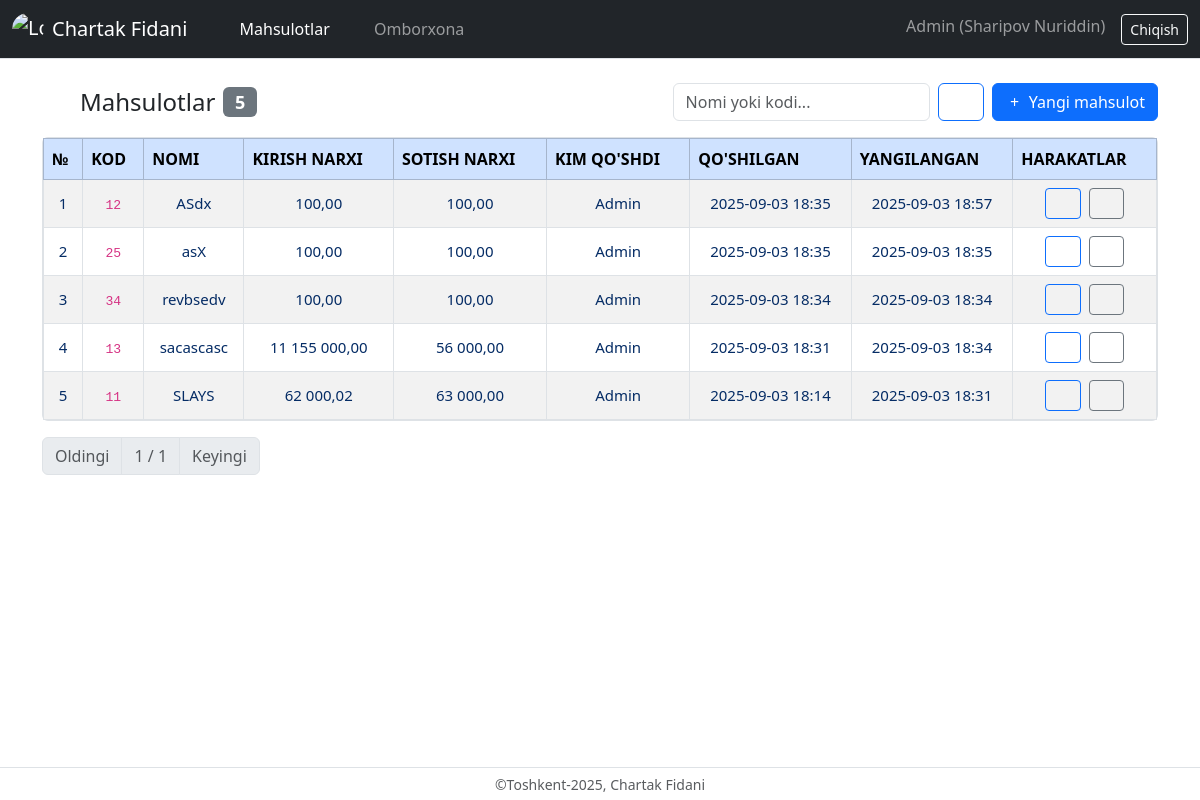
Screenshot of /products/ (signed in) with the database file from the repository.
### meatshop/models.py (models this page shows, shortened)
class Product(models.Model):
    id = models.BigAutoField(primary_key=True)
    meat_code = models.CharField(max_length=64, unique=True, db_index=True, help_text="Mahsulot kodi yagona bo‘lishi kerak.")
    meat_name = models.CharField(max_length=160, db_index=True)
    meat_in_price = models.DecimalField(max_digits=12, decimal_places=2, validators=[MinValueValidator(Decimal('0'))])
    meat_sell_price = models.DecimalField(max_digits=12, decimal_places=2, validators=[MinValueValidator(Decimal('0'))])
    create_user = models.ForeignKey(User, on_delete=models.PROTECT, related_name="created_products")  # <-- ForeignKey
    created_at = models.DateTimeField(auto_now_add=True, db_index=True)
    updated_at = models.DateTimeField(auto_now=True)
    history = HistoricalRecords()
    class Meta:
        db_table = "products"
        ordering = ["-created_at"]

### meatshop/views.py (the view)
# urls.py: path("products/", views.products_list, name="products_list"),
@login_required
def products_list(request):
    q = request.GET.get("q", "").strip()
    qs = Product.objects.select_related("create_user").order_by("-created_at")
    if q:
        qs = qs.filter(Q(meat_name__icontains=q) | Q(meat_code__icontains=q))
    paginator = Paginator(qs, 15)
    page_number = request.GET.get("page")
    page_obj = paginator.get_page(page_number)
    form = ProductForm()
    return render(request, "products_list.html", {
        "form": form,
        "page_obj": page_obj,
        "total_count": paginator.count,
        "q": q,
    })

### meatshop/forms.py
class ProductForm(forms.ModelForm):
    class Meta:
        model = Product
        fields = ["meat_code", "meat_name", "meat_in_price", "meat_sell_price"]
        widgets = {
            "meat_code": forms.TextInput(attrs={"class": "form-control", "placeholder": "Kod (unique)"}),
            "meat_name": forms.TextInput(attrs={"class": "form-control", "placeholder": "Nomi"}),
            "meat_in_price": forms.NumberInput(attrs={"class": "form-control", "step": "0.01", "min": "0"}),
            "meat_sell_price": forms.NumberInput(attrs={"class": "form-control", "step": "0.01", "min": "0"}),
        }

### templates/products_list.html (shortened to what this page needs)
{% extends "base.html" %}
{% load humanize %}
{% block content %}
<div class="d-flex flex-column flex-md-row justify-content-between align-items-md-center gap-2 mb-3">
  <h4 class="mb-0 d-flex  align-items-center">
    <i class="fa-solid fa-box-open me-2"></i>Mahsulotlar
    <span class="badge bg-secondary ms-2">{{ total_count }}</span>
  </h4>
  <div class="d-flex align-items-center gap-2">
    <form class="d-flex" role="search" method="get" action="">
      <input class="form-control me-2" type="search" name="q" placeholder="Nomi yoki kodi..." value="{{ q }}">
      <button class="btn btn-outline-primary" type="submit"><i class="fa-solid fa-magnifying-glass"></i></button>
    </form>
    <button class="btn btn-primary" data-bs-toggle="modal" data-bs-target="#createProductModal">
      <i class="fa-solid fa-plus"></i> Yangi mahsulot
    </button>
  </div>
</div>
<div class="border rounded">
  <div class="table-responsive  tiny-scrollbar" style="max-height:60vh; overflow:auto;">
    <table class="table table-bordered border-secondary-emhasis table-striped table-hover align-middle mb-0">
      <thead class="table-primary text-uppercase text-nowrap" style="position: sticky; top: 0; z-index: 1;">
        <tr>
          <th>№</th>
          <th scope="col">Kod</th>
          <th scope="col">Nomi</th>
          <th scope="col">Kirish narxi</th>
          <th scope="col">Sotish narxi</th>
          <th scope="col">Kim qo'shdi</th>
          <th scope="col">Qo'shilgan</th>
          <th scope="col">Yangilangan</th>
          <th scope="col">Harakatlar</th>
        </tr>
      </thead>
      <tbody  class="text-center center-align text-nowrap" style="font-size:15px;">
        {% for p in page_obj.object_list %}
        <tr>
          <td  class="text-primary-emphasis ">{{ forloop.counter0|add:page_obj.start_index }}</td>
          <td  class="text-primary-emphasis "><code>{{ p.meat_code }}</code></td>
          <td  class="text-primary-emphasis ">{{ p.meat_name }}</td>
          <td  class="text-primary-emphasis ">{{ p.meat_in_price|intcomma }}</td>
          <td  class="text-primary-emphasis ">{{ p.meat_sell_price|intcomma }}</td>
          <td  class="text-primary-emphasis ">{{ p.create_user.username }}</td>
          <td  class="text-primary-emphasis ">{{ p.created_at|date:"Y-m-d H:i" }}</td>
          <td  class="text-primary-emphasis ">{{ p.updated_at|date:"Y-m-d H:i" }}</td>
          <td  class="text-primary-emphasis ">
            {% if request.user == p.create_user %}
                <button class="btn btn-sm btn-outline-primary"
                        data-bs-toggle="modal"
                        data-bs-target="#editProductModal{{ p.id }}"
                        title="Tahrirlash">
                <i class="fa-regular fa-pen-to-square"></i>
                </button>
                <button class="btn btn-sm btn-outline-secondary ms-1"
                        data-bs-toggle="modal"
                        data-bs-target="#historyProductModal{{ p.id }}"
                        title="Tarixni ko‘rish">
                <i class="fa-regular fa-eye"></i>
                </button>
            {% else %}
                <span class="text-muted small">—</span>
            {% endif %}
            </td>
        </tr>
        {% empty %}
        <tr><td colspan="9" class="text-center text-muted">Mahsulotlar yo‘q.</td></tr>
        {% endfor %}
      </tbody>
    </table>
  </div>
</div>
<nav class="mt-3" aria-label="Sahifalash">
  <ul class="pagination mb-0">
    {% if page_obj.has_previous %}
      <li class="page-item"><a class="page-link" href="?{% if q %}q={{ q|urlencode }}&{% endif %}page={{ page_obj.previous_page_number }}">Oldingi</a></li>
    {% else %}
      <li class="page-item disabled"><span class="page-link">Oldingi</span></li>
    {% endif %}
    <li class="page-item disabled">
      <span class="page-link">{{ page_obj.number }} / {{ page_obj.paginator.num_pages }}</span>
    </li>
    {% if page_obj.has_next %}
      <li class="page-item"><a class="page-link" href="?{% if q %}q={{ q|urlencode }}&{% endif %}page={{ page_obj.next_page_number }}">Keyingi</a></li>
    {% else %}
      <li class="page-item disabled"><span class="page-link">Keyingi</span></li>
    {% endif %}
  </ul>
</nav>
{% endblock %}

### templates/base.html (shortened to what this page needs)
{% load static %}
<!DOCTYPE html>
<html lang="uz">
<head>
  <link rel="stylesheet" href="{% static 'bootstrap/css/bootstrap.min.css' %}">
  <link rel="stylesheet" href="{% static 'fontawesome/css/all.min.css' %}">
  <link rel="stylesheet" href="{% static 'css/custom.css' %}">
</head>
<body>
  <nav class="navbar navbar-expand-lg navbar-dark bg-dark border-bottom">
    <div class="container-fluid">
        {% if user.is_authenticated %}
            <a class="navbar-brand d-flex align-items-center" href="{% url 'home' %}">
                <img src="{% static 'images/logo.jpg' %}" alt="Logo" width="32" height="32" class="me-2 rounded-circle">
                <span>Chartak Fidani</span>
            </a>
            {% else %}
            <span class="navbar-brand d-flex align-items-center">
                <img src="{% static 'images/logo.jpg' %}" alt="Logo" width="32" height="32" class="me-2 rounded-circle">
                <span>Chartak Fidani</span>
            </span>
        {% endif %}
      <div class="collapse navbar-collapse" id="mainNav">
        {% if user.is_authenticated %}
       <ul class="navbar-nav me-auto mb-2 mb-lg-0">
        <li class="nav-item">
            <a class="nav-link{% if request.resolver_match.url_name == 'products_list' %} active{% endif %}" href="{% url 'products_list' %}">
            <i class="fa-solid fa-box-open me-1"></i> Mahsulotlar
            </a>
        </li>
        <li class="nav-item">
            <a class="nav-link{% if request.resolver_match.url_name == 'stock' %} active{% endif %}" href="{% url 'stock' %}">
            <i class="fa-solid fa-layer-group  me-1"></i> Omborxona
            </a>
        </li>
        </ul>
        <ul class="navbar-nav">
            <li class="nav-item">
              <span class="navbar-text me-3">
                <i class="fa-solid fa-user"></i> {{ user.get_username }}
                {% if user.first_name or user.last_name %}
                  ({{ user.last_name }} {{ user.first_name }})
                {% endif %}
              </span>
            </li>
            <li class="nav-item">
              <a class="btn btn-outline-light btn-sm" href="{% url 'logout' %}?next={{ request.get_full_path|urlencode }}">Chiqish</a>
            </li>
        </ul>
        {% endif %}
      </div>
    </div>
  </nav>
  <main class="container mt-4">
    {% block content %}{% endblock content %}
  </main>
  <footer class="text-center py-1 border-top border-muted text-muted">
    <small>&copy;Toshkent-2025, Chartak Fidani</small>
  </footer>
</body>
</html>

### static/css/custom.css (style rules this page uses)
.tiny-scrollbar { scrollbar-width: thin; scrollbar-color: #888 #f1f1f1; }

### templates/base.html (style rules this page uses)
html, body { height: 100%; }
body { display: flex; flex-direction: column; }
main { flex: 1; }

### rows the page displays
Product: meat_code "12", meat_name "ASdx", meat_in_price "100,00", meat_sell_price "100,00", create_user.username "Admin", created_at "2025-09-03 18:35", updated_at "2025-09-03 18:57"
Product: meat_code "25", meat_name "asX", meat_in_price "100,00", meat_sell_price "100,00", create_user.username "Admin", created_at "2025-09-03 18:35", updated_at "2025-09-03 18:35"
Product: meat_code "34", meat_name "revbsedv", meat_in_price "100,00", meat_sell_price "100,00", create_user.username "Admin", created_at "2025-09-03 18:34", updated_at "2025-09-03 18:34"
Product: meat_code "13", meat_name "sacascasc", meat_in_price "11 155 000,00", meat_sell_price "56 000,00", create_user.username "Admin", created_at "2025-09-03 18:31", updated_at "2025-09-03 18:34"
Product: meat_code "11", meat_name "SLAYS", meat_in_price "62 000,02", meat_sell_price "63 000,00", create_user.username "Admin", created_at "2025-09-03 18:14", updated_at "2025-09-03 18:31"

### other values shown
{{ user.get_username }} "Admin"
{{ user.last_name }} "Sharipov"
{{ user.first_name }} "Nuriddin"
{{ total_count }} "5"
{{ page_obj.number }} "1"
{{ page_obj.paginator.num_pages }} "1"
